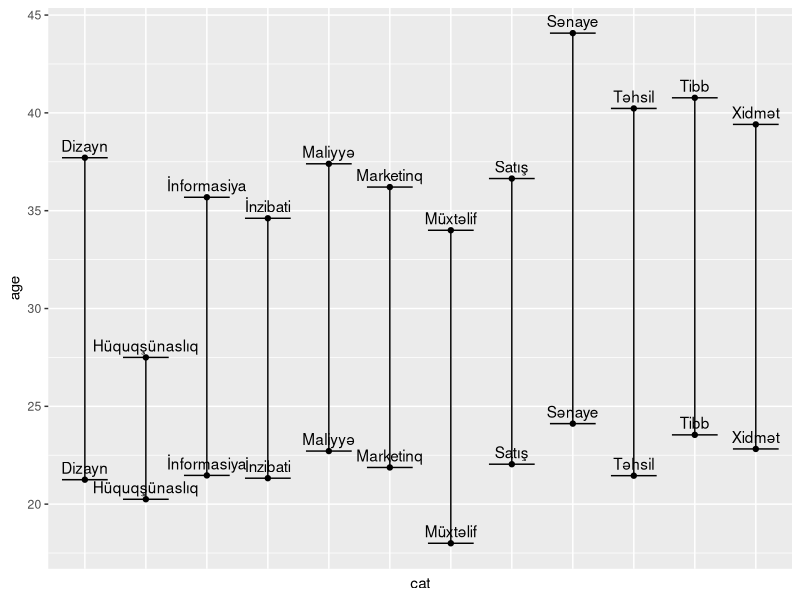

Write R code to recreate this figure.
library(tidyverse)
library(dplyr)
library(ggplot2)
library(readr)
library(stringr)

jobs <- read.csv("jobs.csv",encoding="UTF-8", stringsAsFactors=FALSE)

jobs$cat <- word(jobs$cat, 1)
jobs$min <- as.numeric(word(jobs$salary,1))
jobs$max <- as.numeric(word(jobs$salary,-2))
jobs$age_min <- as.numeric(word(jobs$age,1))
jobs$age_max <- as.numeric(word(jobs$age,-2))

jobs <- filter(jobs,!is.na(age_min))

View(jobs)


cr1 <- group_by(jobs,cat) %>% summarise(age=mean(age_min))
cr2 <- group_by(jobs,cat) %>% summarise(age=mean(age_max))
cr <- rbind(cr1,cr2)

View(cr)
o <- function(x) {
  subset(x, x == max(x) | x == min(x))
}

f <- function(x) {
  r <- quantile(x, probs = c(0, 25, 50, 75, 100))
  names(r) <- c("ymin", "lower", "middle", "upper", "ymax")
  r
}
ggplot(cr, aes(x=cat, y=age)) + 
  stat_summary(fun.data=f, geom="boxplot") + 
  stat_summary(fun.y = o, geom="point") +
  stat_boxplot(geom='errorbar',coef=10)+
  geom_text(aes(label=cat), position=position_dodge(width=0.2), vjust=-0.50)+
  theme(axis.text.x=element_blank(),axis.ticks.x=element_blank())

# ggplot(data=cr, mapping=aes(x=cat,y=max_salary,fill=cat))+
#   geom_bar(position = 'dodge', stat='identity') +
#   geom_text(aes(label=cat), position=position_dodge(width=0.2), vjust=-0.50)+
# 
#   theme(axis.text.x=element_blank(),
#         axis.ticks.x=element_blank())

# ggplot(data=jobs, aes(x=cat,fill=cat))+
#   geom_bar() +
#   geom_text(aes(label=cat), stat='count',position=position_dodge(width=0.2), vjust=-0.50)+
#   theme(axis.text.x=element_blank(),
#         axis.ticks.x=element_blank())
